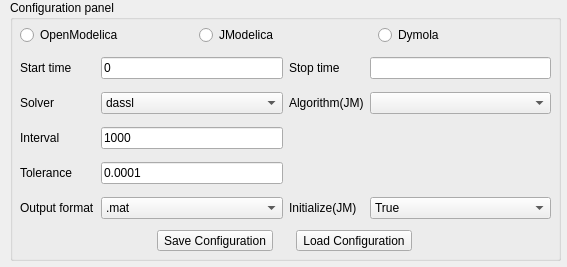
<?xml version="1.0" encoding="UTF-8"?>
<ui version="4.0">
 <class>Dialog</class>
 <widget class="QDialog" name="Dialog">
  <property name="geometry">
   <rect>
    <x>0</x>
    <y>0</y>
    <width>567</width>
    <height>267</height>
   </rect>
  </property>
  <property name="windowTitle">
   <string>Dialog</string>
  </property>
  <widget class="QGroupBox" name="groupBox">
   <property name="geometry">
    <rect>
     <x>10</x>
     <y>0</y>
     <width>551</width>
     <height>261</height>
    </rect>
   </property>
   <property name="title">
    <string>Configuration panel</string>
   </property>
   <widget class="QWidget" name="layoutWidget">
    <property name="geometry">
     <rect>
      <x>10</x>
      <y>20</y>
      <width>531</width>
      <height>31</height>
     </rect>
    </property>
    <layout class="QGridLayout" name="gridLayout_2">
     <item row="0" column="0">
      <widget class="QRadioButton" name="rbt_omc">
       <property name="text">
        <string>OpenModelica</string>
       </property>
      </widget>
     </item>
     <item row="0" column="1">
      <widget class="QRadioButton" name="rbt_jm">
       <property name="text">
        <string>JModelica</string>
       </property>
      </widget>
     </item>
     <item row="0" column="2">
      <widget class="QRadioButton" name="rbt_dy">
       <property name="text">
        <string>Dymola</string>
       </property>
      </widget>
     </item>
    </layout>
   </widget>
   <widget class="QWidget" name="layoutWidget_2">
    <property name="geometry">
     <rect>
      <x>10</x>
      <y>50</y>
      <width>531</width>
      <height>181</height>
     </rect>
    </property>
    <layout class="QGridLayout" name="gridLayout_4">
     <item row="0" column="0">
      <widget class="QLabel" name="label_5">
       <property name="text">
        <string>Start time</string>
       </property>
      </widget>
     </item>
     <item row="0" column="1">
      <widget class="QLineEdit" name="txt_startTime">
       <property name="text">
        <string>0</string>
       </property>
      </widget>
     </item>
     <item row="0" column="2">
      <widget class="QLabel" name="label_6">
       <property name="text">
        <string>Stop time</string>
       </property>
      </widget>
     </item>
     <item row="0" column="3">
      <widget class="QLineEdit" name="txt_stopTime"/>
     </item>
     <item row="1" column="0">
      <widget class="QLabel" name="label_7">
       <property name="text">
        <string>Solver</string>
       </property>
      </widget>
     </item>
     <item row="1" column="2">
      <widget class="QLabel" name="label_8">
       <property name="text">
        <string>Algorithm(JM)</string>
       </property>
      </widget>
     </item>
     <item row="2" column="0">
      <widget class="QLabel" name="label_9">
       <property name="text">
        <string>Interval</string>
       </property>
      </widget>
     </item>
     <item row="2" column="1">
      <widget class="QLineEdit" name="txt_interval">
       <property name="text">
        <string>1000</string>
       </property>
      </widget>
     </item>
     <item row="3" column="0">
      <widget class="QLabel" name="label_10">
       <property name="text">
        <string>Tolerance</string>
       </property>
      </widget>
     </item>
     <item row="3" column="1">
      <widget class="QLineEdit" name="txt_tolerance">
       <property name="text">
        <string>0.0001</string>
       </property>
      </widget>
     </item>
     <item row="4" column="0">
      <widget class="QLabel" name="label_11">
       <property name="text">
        <string>Output format</string>
       </property>
      </widget>
     </item>
     <item row="4" column="2">
      <widget class="QLabel" name="label_12">
       <property name="text">
        <string>Initialize(JM)</string>
       </property>
      </widget>
     </item>
     <item row="1" column="1">
      <widget class="QComboBox" name="cbx_solver">
       <item>
        <property name="text">
         <string>dassl</string>
        </property>
       </item>
       <item>
        <property name="text">
         <string>Rkfix2</string>
        </property>
       </item>
      </widget>
     </item>
     <item row="1" column="3">
      <widget class="QComboBox" name="cbx_jmAlgorithm"/>
     </item>
     <item row="4" column="1">
      <widget class="QComboBox" name="cbx_format">
       <item>
        <property name="text">
         <string>.mat</string>
        </property>
       </item>
       <item>
        <property name="text">
         <string>.h5</string>
        </property>
       </item>
       <item>
        <property name="text">
         <string>.csv</string>
        </property>
       </item>
      </widget>
     </item>
     <item row="4" column="3">
      <widget class="QComboBox" name="cbx_jmInit">
       <item>
        <property name="text">
         <string>True</string>
        </property>
       </item>
       <item>
        <property name="text">
         <string>False</string>
        </property>
       </item>
      </widget>
     </item>
    </layout>
   </widget>
   <widget class="QWidget" name="layoutWidget_3">
    <property name="geometry">
     <rect>
      <x>130</x>
      <y>230</y>
      <width>291</width>
      <height>21</height>
     </rect>
    </property>
    <layout class="QGridLayout" name="gridLayout_5">
     <item row="0" column="0">
      <widget class="QToolButton" name="btn_saveConfig">
       <property name="text">
        <string>Save Configuration</string>
       </property>
      </widget>
     </item>
     <item row="0" column="1">
      <widget class="QToolButton" name="btn_loadConfig">
       <property name="text">
        <string>Load Configuration</string>
       </property>
      </widget>
     </item>
    </layout>
   </widget>
  </widget>
 </widget>
 <resources/>
 <connections/>
</ui>
